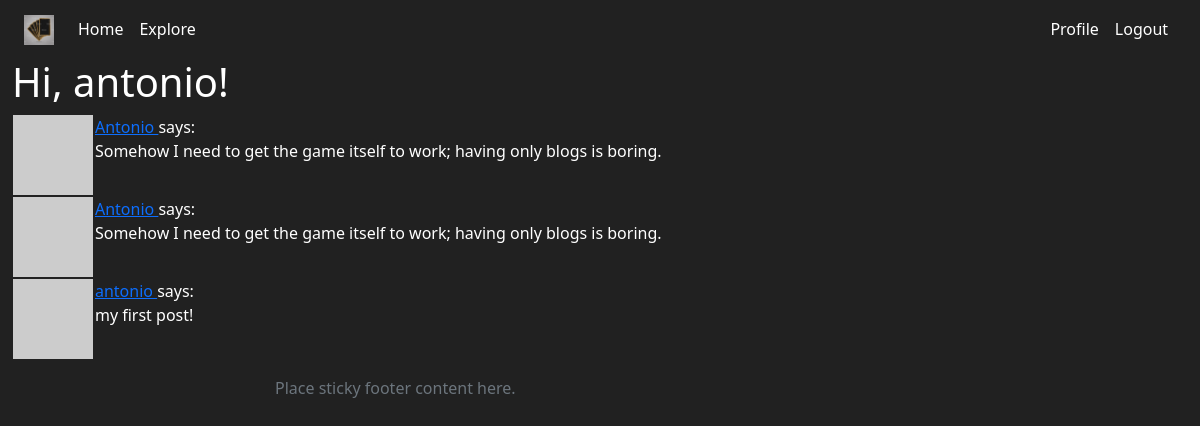
Page /explore (signed in) on the committed database.
### app/models.py (models this page shows, shortened)
class User(UserMixin, db.Model):
    id = db.Column(db.Integer, primary_key=True)
    username = db.Column(db.String(64), index=True, unique=True)
    email = db.Column(db.String(120), index=True, unique=True)
    password_hash = db.Column(db.String(128))
    posts = db.relationship('Post', backref='author', lazy='dynamic')
    about_me = db.Column(db.String(140))
    last_seen = db.Column(db.DateTime, default=datetime.utcnow)
    def avatar(self, size):
        digest = md5(self.email.lower().encode('utf-8')).hexdigest()
        return 'https://www.gravatar.com/avatar/{}?d=identicon&s={}'.format(
            digest, size)
    followed = db.relationship(
        'User', secondary=followers,
        primaryjoin=(followers.c.follower_id == id),
        secondaryjoin=(followers.c.followed_id == id),
        backref=db.backref('followers', lazy='dynamic'), lazy='dynamic')

class Post(db.Model):
    id = db.Column(db.Integer, primary_key=True)
    body = db.Column(db.String(140))
    timestamp = db.Column(db.DateTime, index=True, default=datetime.utcnow)
    user_id = db.Column(db.Integer, db.ForeignKey('user.id'))

### app/routes.py (the view)
@app.route('/explore')
@login_required
def explore():
    page = request.args.get('page', 1, type=int)
    posts = Post.query.order_by(Post.timestamp.desc()).paginate(
        page, app.config['POSTS_PER_PAGE'], False)
    next_url = url_for('explore', page=posts.next_num) \
        if posts.has_next else None
    prev_url = url_for('explore', page=posts.prev_num) \
        if posts.has_prev else None
    return render_template("discussion.html", title='Explore', posts=posts.items,
                          next_url=next_url, prev_url=prev_url)

### app/models.py (called while the page is built)
@login.user_loader
def load_user(id):
    return User.query.get(int(id))

### app/routes.py (called while the page is built)
@app.before_request
def before_request():
    if current_user.is_authenticated:
        current_user.last_seen = datetime.utcnow()
        db.session.commit()

### app/templates/discussion.html (shortened to what this page needs)
{% extends "base.html" %}
{% block content %}
    <h1>Hi, {{ current_user.username }}!</h1>
    {% for post in posts %}
        {% include '_post.html' %}
    {% endfor %}
{% endblock %}

### app/templates/_post.html
<table>
    <tr valign="top">
        <td><img src="{{ post.author.avatar(36) }}"></td>
        <td>
            <a href="{{ url_for('user', username=post.author.username) }}">
                {{ post.author.username }}
            </a>
            says:<br>{{ post.body }}
        </td>
    </tr>
</table>

### app/static/style.css (style rules this page uses)
body, html { margin-left:0.5%; margin-right:0.5%; }

### app/templates/base.html (style rules this page uses)
body { background-color: #212121; color: white }

### rows in the picture
User: username "antonio"
Post: author.username "Antonio", body "Somehow I need to get the game itself to work; having only blogs is boring."
Post: author.username "Antonio", body "Somehow I need to get the game itself to work; having only blogs is boring."
Post: author.username "antonio", body "my first post!"
